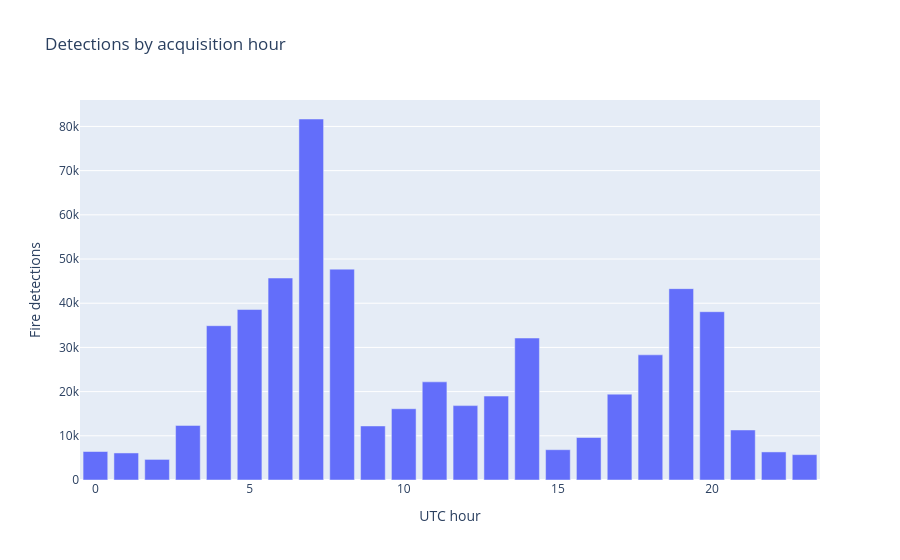

The notebook cell this image was saved under:
### Markdown cell above
## Hourly detection pattern

### Code cell
hourly = (
    df.assign(hour=df["acq_datetime"].dt.hour)
    .groupby("hour", as_index=False)
    .size()
    .rename(columns={"size": "fire_detections"})
)
fig = px.bar(
    hourly,
    x="hour",
    y="fire_detections",
    title="Detections by acquisition hour",
    labels={"hour": "UTC hour", "fire_detections": "Fire detections"},
)
fig.show()

### Figure 1 — Plotly figure (JSON) as saved in the notebook; plotly's stock layout.template omitted (floating-point values rounded to 4 significant figures)
{"data": [{"hovertemplate": "UTC hour=%{x}<br>Fire detections=%{y}<extra></extra>", "legendgroup": "", "marker": {"color": "#636efa", "pattern": {"shape": ""}}, "name": "", "orientation": "v", "showlegend": false, "textposition": "auto", "type": "bar", "x": [0, 1, 2, 3, 4, 5, 6, 7, 8, 9, 10, 11, 12, 13, 14, 15, 16, 17, 18, 19, 20, 21, 22, 23], "xaxis": "x", "y": [6446, 6118, 4659, 12349, 34913, 38575, 45700, 81685, 47713, 12231, 16125, 22209, 16830, 18991, 32126, 6856, 9614, 19427, 28320, 43303, 38085, 11321, 6354, 5740], "yaxis": "y"}], "layout": {"barmode": "relative", "legend": {"tracegroupgap": 0}, "title": {"text": "Detections by acquisition hour"}, "xaxis": {"anchor": "y", "domain": [0, 1], "title": {"text": "UTC hour"}}, "yaxis": {"anchor": "x", "domain": [0, 1], "title": {"text": "Fire detections"}}}}
